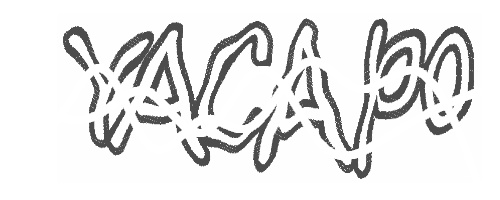
#> input picture captcha.jpg, 500 x 200 px
$ python test.py --image ../captcha.jpg
#> lines starting #> are read from the running program, lines starting #| are printed output that depends on the picture
import cv2
import argparse
# Import your picture
ap = argparse.ArgumentParser()
ap.add_argument("-i", "--image", required=True,
				help="Path to the image to be scanned")


args = vars(ap.parse_args())


# load the image and compute the ratio of the old height
# to the new height, clone it, and resize it
input_picture = cv2.imread(args["image"])
#> input_picture is the input picture: shape (200, 500, 3); min 69, max 255, mean 228.8

# Color it in gray
gray = cv2.cvtColor(input_picture, cv2.COLOR_BGR2GRAY)

# Create our mask by selecting the non-zero values of the picture
ret, mask = cv2.threshold(gray,0,255,cv2.THRESH_BINARY)
#> mask: shape (200, 500); every value is 255

# Select the contour
cont, _ = cv2.findContours(mask, cv2.RETR_CCOMP, cv2.CHAIN_APPROX_SIMPLE)
#> cont = [[[0, 0], [0, 199], [499, 199], [499, 0]]]
# if your mask is incurved or if you want better results,
# you may want to use cv2.CHAIN_APPROX_NONE instead of cv2.CHAIN_APPROX_SIMPLE,
# but the rectangle search will be longer

cv2.drawContours(gray, cont, -1, (255,0,0), 1)
cv2.imshow("Your picture with contour", gray)
cv2.waitKey(0)

# Get all the points of the contour
contour = cont[0].reshape(len(cont[0]),2)
#> contour = [[0, 0], [0, 199], [499, 199], [499, 0]]

# we assume a rectangle with at least two points on the contour gives a 'good enough' result
# get all possible rectangles based on this hypothesis
rect = []

for i in range(len(contour)):
    x1, y1 = contour[i]
    for j in range(len(contour)):
        x2, y2 = contour[j]
        area = abs(y2-y1)*abs(x2-x1)
        rect.append(((x1,y1), (x2,y2), area))
#> this loop made 4 passes
#> after the loop, rect = 16 items

# the first rect of all_rect has the biggest area, so it's the best solution if he fits in the picture
all_rect = sorted(rect, key = lambda x : x[2], reverse = True)
#> all_rect = 16 items

# we take the largest rectangle we've got, based on the value of the rectangle area
# only if the border of the rectangle is not in the black part

# if the list is not empty
if all_rect:

    best_rect_found = False
    index_rect = 0
    nb_rect = len(all_rect)
#> nb_rect = 16

    # we check if the rectangle is  a good solution
    while not best_rect_found and index_rect < nb_rect:

        rect = all_rect[index_rect]
        (x1, y1) = rect[0]
        (x2, y2) = rect[1]

        valid_rect = True

        # we search a black area in the perimeter of the rectangle (vertical borders)
        x = min(x1, x2)
        while x <max(x1,x2)+1 and valid_rect:
            if mask[y1,x] == 0 or mask[y2,x] == 0:
                # if we find a black pixel, that means a part of the rectangle is black
                # so we don't keep this rectangle
                valid_rect = False
            x+=1

        y = min(y1, y2)
        while y <max(y1,y2)+1 and valid_rect:
            if mask[y,x1] == 0 or mask[y,x2] == 0:
                valid_rect = False
            y+=1

        if valid_rect:
            best_rect_found = True

        index_rect+=1
#> this loop made 1 pass
#> (rect, x1, y1, x2, y2) on pass 1: (((0, 0), (499, 199), 99301), 0, 0, 499, 199)
#> after the loop, index_rect = 1

    if best_rect_found:

        cv2.rectangle(gray, (x1,y1), (x2,y2), (255,0,0), 1)
        cv2.imshow("Is that rectangle ok?",gray)
        cv2.waitKey(0)

        # Finally, we crop the picture and store it
        result = input_picture[min(y1, y2):max(y1, y2), min(x1,x2):max(x1,x2)]
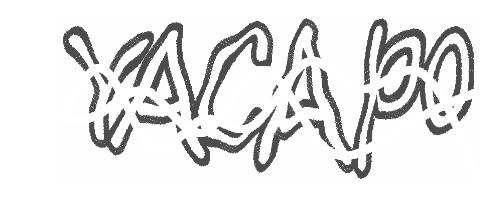
#> result: shape (199, 499, 3); min 69, max 255, mean 228.7

        cv2.imwrite("Lena_cropped.png",result)
    else:
        print("No rectangle fitting into the area")

else:
    print("No rectangle found")
